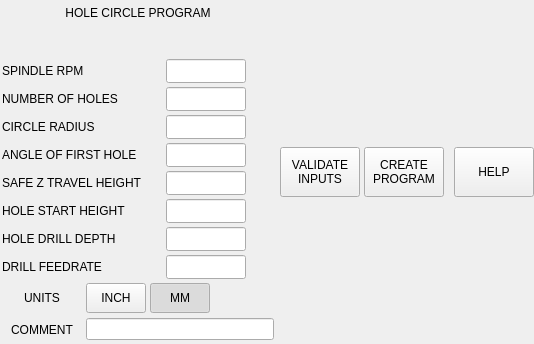
<?xml version="1.0" encoding="UTF-8"?>
<ui version="4.0">
 <class>Form</class>
 <widget class="QWidget" name="Form">
  <property name="geometry">
   <rect>
    <x>0</x>
    <y>0</y>
    <width>534</width>
    <height>344</height>
   </rect>
  </property>
  <property name="windowTitle">
   <string>Form</string>
  </property>
  <layout class="QHBoxLayout" name="horizontalLayout_5">
   <property name="spacing">
    <number>4</number>
   </property>
   <property name="leftMargin">
    <number>0</number>
   </property>
   <property name="topMargin">
    <number>0</number>
   </property>
   <property name="rightMargin">
    <number>0</number>
   </property>
   <property name="bottomMargin">
    <number>0</number>
   </property>
   <item>
    <widget class="QFrame" name="frame_hole_circle">
     <property name="maximumSize">
      <size>
       <width>16777215</width>
       <height>16777215</height>
      </size>
     </property>
     <property name="frameShape">
      <enum>QFrame::NoFrame</enum>
     </property>
     <property name="frameShadow">
      <enum>QFrame::Plain</enum>
     </property>
     <layout class="QHBoxLayout" name="horizontalLayout">
      <property name="spacing">
       <number>4</number>
      </property>
      <property name="leftMargin">
       <number>0</number>
      </property>
      <property name="topMargin">
       <number>0</number>
      </property>
      <property name="rightMargin">
       <number>0</number>
      </property>
      <property name="bottomMargin">
       <number>0</number>
      </property>
      <item>
       <layout class="QVBoxLayout" name="verticalLayout">
        <property name="spacing">
         <number>4</number>
        </property>
        <property name="leftMargin">
         <number>2</number>
        </property>
        <property name="rightMargin">
         <number>2</number>
        </property>
        <property name="bottomMargin">
         <number>2</number>
        </property>
        <item>
         <widget class="QLabel" name="lbl_header">
          <property name="maximumSize">
           <size>
            <width>16777215</width>
            <height>30</height>
           </size>
          </property>
          <property name="styleSheet">
           <string notr="true">font: 81 11pt &quot;Lato Heavy&quot;;</string>
          </property>
          <property name="text">
           <string>HOLE CIRCLE PROGRAM</string>
          </property>
          <property name="alignment">
           <set>Qt::AlignCenter</set>
          </property>
          <property name="margin">
           <number>4</number>
          </property>
         </widget>
        </item>
        <item>
         <widget class="QLabel" name="lbl_units_info">
          <property name="maximumSize">
           <size>
            <width>16777215</width>
            <height>30</height>
           </size>
          </property>
          <property name="alignment">
           <set>Qt::AlignRight|Qt::AlignTrailing|Qt::AlignVCenter</set>
          </property>
          <property name="margin">
           <number>4</number>
          </property>
         </widget>
        </item>
        <item>
         <widget class="QWidget" name="widget_spindle" native="true">
          <property name="maximumSize">
           <size>
            <width>16777215</width>
            <height>24</height>
           </size>
          </property>
          <layout class="QHBoxLayout" name="horizontalLayout_12">
           <property name="spacing">
            <number>4</number>
           </property>
           <property name="leftMargin">
            <number>0</number>
           </property>
           <property name="topMargin">
            <number>0</number>
           </property>
           <property name="rightMargin">
            <number>0</number>
           </property>
           <property name="bottomMargin">
            <number>0</number>
           </property>
           <item>
            <widget class="QLabel" name="lbl_spindle">
             <property name="maximumSize">
              <size>
               <width>160</width>
               <height>16777215</height>
              </size>
             </property>
             <property name="text">
              <string>SPINDLE RPM</string>
             </property>
            </widget>
           </item>
           <item>
            <widget class="QLineEdit" name="lineEdit_spindle">
             <property name="sizePolicy">
              <sizepolicy hsizetype="Preferred" vsizetype="Preferred">
               <horstretch>0</horstretch>
               <verstretch>0</verstretch>
              </sizepolicy>
             </property>
             <property name="maximumSize">
              <size>
               <width>80</width>
               <height>16777215</height>
              </size>
             </property>
             <property name="maxLength">
              <number>8</number>
             </property>
             <property name="alignment">
              <set>Qt::AlignCenter</set>
             </property>
            </widget>
           </item>
           <item>
            <widget class="QLabel" name="lbl_spindle_ok">
             <property name="sizePolicy">
              <sizepolicy hsizetype="Fixed" vsizetype="Fixed">
               <horstretch>0</horstretch>
               <verstretch>0</verstretch>
              </sizepolicy>
             </property>
             <property name="minimumSize">
              <size>
               <width>24</width>
               <height>24</height>
              </size>
             </property>
             <property name="maximumSize">
              <size>
               <width>24</width>
               <height>24</height>
              </size>
             </property>
             <property name="text">
              <string/>
             </property>
             <property name="pixmap">
              <pixmap>images/unchecked.png</pixmap>
             </property>
             <property name="scaledContents">
              <bool>true</bool>
             </property>
             <property name="alignment">
              <set>Qt::AlignCenter</set>
             </property>
            </widget>
           </item>
          </layout>
         </widget>
        </item>
        <item>
         <widget class="QWidget" name="widget_num_holes" native="true">
          <property name="maximumSize">
           <size>
            <width>16777215</width>
            <height>24</height>
           </size>
          </property>
          <layout class="QHBoxLayout" name="horizontalLayout_6">
           <property name="spacing">
            <number>4</number>
           </property>
           <property name="leftMargin">
            <number>0</number>
           </property>
           <property name="topMargin">
            <number>0</number>
           </property>
           <property name="rightMargin">
            <number>0</number>
           </property>
           <property name="bottomMargin">
            <number>0</number>
           </property>
           <item>
            <widget class="QLabel" name="lbl_num_holes">
             <property name="minimumSize">
              <size>
               <width>160</width>
               <height>0</height>
              </size>
             </property>
             <property name="maximumSize">
              <size>
               <width>160</width>
               <height>16777215</height>
              </size>
             </property>
             <property name="text">
              <string>NUMBER OF HOLES</string>
             </property>
            </widget>
           </item>
           <item>
            <widget class="QLineEdit" name="lineEdit_num_holes">
             <property name="sizePolicy">
              <sizepolicy hsizetype="Preferred" vsizetype="Preferred">
               <horstretch>0</horstretch>
               <verstretch>0</verstretch>
              </sizepolicy>
             </property>
             <property name="minimumSize">
              <size>
               <width>80</width>
               <height>0</height>
              </size>
             </property>
             <property name="maximumSize">
              <size>
               <width>80</width>
               <height>16777215</height>
              </size>
             </property>
             <property name="maxLength">
              <number>5</number>
             </property>
             <property name="alignment">
              <set>Qt::AlignCenter</set>
             </property>
            </widget>
           </item>
           <item>
            <widget class="QLabel" name="lbl_num_holes_ok">
             <property name="sizePolicy">
              <sizepolicy hsizetype="Fixed" vsizetype="Fixed">
               <horstretch>0</horstretch>
               <verstretch>0</verstretch>
              </sizepolicy>
             </property>
             <property name="minimumSize">
              <size>
               <width>24</width>
               <height>24</height>
              </size>
             </property>
             <property name="maximumSize">
              <size>
               <width>24</width>
               <height>24</height>
              </size>
             </property>
             <property name="text">
              <string/>
             </property>
             <property name="pixmap">
              <pixmap>images/unchecked.png</pixmap>
             </property>
             <property name="scaledContents">
              <bool>true</bool>
             </property>
             <property name="alignment">
              <set>Qt::AlignCenter</set>
             </property>
            </widget>
           </item>
          </layout>
         </widget>
        </item>
        <item>
         <widget class="QWidget" name="widget_radius" native="true">
          <property name="maximumSize">
           <size>
            <width>16777215</width>
            <height>24</height>
           </size>
          </property>
          <layout class="QHBoxLayout" name="horizontalLayout_8">
           <property name="spacing">
            <number>4</number>
           </property>
           <property name="leftMargin">
            <number>0</number>
           </property>
           <property name="topMargin">
            <number>0</number>
           </property>
           <property name="rightMargin">
            <number>0</number>
           </property>
           <property name="bottomMargin">
            <number>0</number>
           </property>
           <item>
            <widget class="QLabel" name="lbl_radius">
             <property name="minimumSize">
              <size>
               <width>160</width>
               <height>0</height>
              </size>
             </property>
             <property name="maximumSize">
              <size>
               <width>160</width>
               <height>16777215</height>
              </size>
             </property>
             <property name="text">
              <string>CIRCLE RADIUS</string>
             </property>
            </widget>
           </item>
           <item>
            <widget class="QLineEdit" name="lineEdit_radius">
             <property name="sizePolicy">
              <sizepolicy hsizetype="Preferred" vsizetype="Preferred">
               <horstretch>0</horstretch>
               <verstretch>0</verstretch>
              </sizepolicy>
             </property>
             <property name="minimumSize">
              <size>
               <width>80</width>
               <height>0</height>
              </size>
             </property>
             <property name="maximumSize">
              <size>
               <width>80</width>
               <height>16777215</height>
              </size>
             </property>
             <property name="maxLength">
              <number>6</number>
             </property>
             <property name="alignment">
              <set>Qt::AlignCenter</set>
             </property>
            </widget>
           </item>
           <item>
            <widget class="QLabel" name="lbl_radius_ok">
             <property name="sizePolicy">
              <sizepolicy hsizetype="Fixed" vsizetype="Fixed">
               <horstretch>0</horstretch>
               <verstretch>0</verstretch>
              </sizepolicy>
             </property>
             <property name="minimumSize">
              <size>
               <width>24</width>
               <height>24</height>
              </size>
             </property>
             <property name="maximumSize">
              <size>
               <width>24</width>
               <height>24</height>
              </size>
             </property>
             <property name="text">
              <string/>
             </property>
             <property name="pixmap">
              <pixmap>images/unchecked.png</pixmap>
             </property>
             <property name="scaledContents">
              <bool>true</bool>
             </property>
             <property name="alignment">
              <set>Qt::AlignCenter</set>
             </property>
            </widget>
           </item>
          </layout>
         </widget>
        </item>
        <item>
         <widget class="QWidget" name="widget_first" native="true">
          <property name="maximumSize">
           <size>
            <width>16777215</width>
            <height>24</height>
           </size>
          </property>
          <layout class="QHBoxLayout" name="horizontalLayout_7">
           <property name="spacing">
            <number>4</number>
           </property>
           <property name="leftMargin">
            <number>0</number>
           </property>
           <property name="topMargin">
            <number>0</number>
           </property>
           <property name="rightMargin">
            <number>0</number>
           </property>
           <property name="bottomMargin">
            <number>0</number>
           </property>
           <item>
            <widget class="QLabel" name="lbl_first">
             <property name="minimumSize">
              <size>
               <width>160</width>
               <height>0</height>
              </size>
             </property>
             <property name="maximumSize">
              <size>
               <width>160</width>
               <height>16777215</height>
              </size>
             </property>
             <property name="toolTip">
              <string>Tool to use for facing</string>
             </property>
             <property name="text">
              <string>ANGLE OF FIRST HOLE</string>
             </property>
            </widget>
           </item>
           <item>
            <widget class="QLineEdit" name="lineEdit_first">
             <property name="sizePolicy">
              <sizepolicy hsizetype="Preferred" vsizetype="Preferred">
               <horstretch>0</horstretch>
               <verstretch>0</verstretch>
              </sizepolicy>
             </property>
             <property name="minimumSize">
              <size>
               <width>80</width>
               <height>0</height>
              </size>
             </property>
             <property name="maximumSize">
              <size>
               <width>80</width>
               <height>16777215</height>
              </size>
             </property>
             <property name="toolTip">
              <string/>
             </property>
             <property name="maxLength">
              <number>6</number>
             </property>
             <property name="alignment">
              <set>Qt::AlignCenter</set>
             </property>
            </widget>
           </item>
           <item>
            <widget class="QLabel" name="lbl_first_ok">
             <property name="sizePolicy">
              <sizepolicy hsizetype="Fixed" vsizetype="Fixed">
               <horstretch>0</horstretch>
               <verstretch>0</verstretch>
              </sizepolicy>
             </property>
             <property name="minimumSize">
              <size>
               <width>24</width>
               <height>24</height>
              </size>
             </property>
             <property name="maximumSize">
              <size>
               <width>24</width>
               <height>24</height>
              </size>
             </property>
             <property name="text">
              <string/>
             </property>
             <property name="pixmap">
              <pixmap>images/unchecked.png</pixmap>
             </property>
             <property name="scaledContents">
              <bool>true</bool>
             </property>
             <property name="alignment">
              <set>Qt::AlignCenter</set>
             </property>
            </widget>
           </item>
          </layout>
         </widget>
        </item>
        <item>
         <widget class="QWidget" name="widget_safe_z" native="true">
          <property name="maximumSize">
           <size>
            <width>16777215</width>
            <height>24</height>
           </size>
          </property>
          <layout class="QHBoxLayout" name="horizontalLayout_2">
           <property name="spacing">
            <number>4</number>
           </property>
           <property name="leftMargin">
            <number>0</number>
           </property>
           <property name="topMargin">
            <number>0</number>
           </property>
           <property name="rightMargin">
            <number>0</number>
           </property>
           <property name="bottomMargin">
            <number>0</number>
           </property>
           <item>
            <widget class="QLabel" name="lbl_safe_z">
             <property name="minimumSize">
              <size>
               <width>160</width>
               <height>0</height>
              </size>
             </property>
             <property name="maximumSize">
              <size>
               <width>160</width>
               <height>16777215</height>
              </size>
             </property>
             <property name="text">
              <string>SAFE Z TRAVEL HEIGHT</string>
             </property>
            </widget>
           </item>
           <item>
            <widget class="QLineEdit" name="lineEdit_safe_z">
             <property name="sizePolicy">
              <sizepolicy hsizetype="Preferred" vsizetype="Preferred">
               <horstretch>0</horstretch>
               <verstretch>0</verstretch>
              </sizepolicy>
             </property>
             <property name="minimumSize">
              <size>
               <width>80</width>
               <height>0</height>
              </size>
             </property>
             <property name="maximumSize">
              <size>
               <width>80</width>
               <height>16777215</height>
              </size>
             </property>
             <property name="maxLength">
              <number>4</number>
             </property>
             <property name="alignment">
              <set>Qt::AlignCenter</set>
             </property>
            </widget>
           </item>
           <item>
            <widget class="QLabel" name="lbl_safe_z_ok">
             <property name="sizePolicy">
              <sizepolicy hsizetype="Fixed" vsizetype="Fixed">
               <horstretch>0</horstretch>
               <verstretch>0</verstretch>
              </sizepolicy>
             </property>
             <property name="minimumSize">
              <size>
               <width>24</width>
               <height>24</height>
              </size>
             </property>
             <property name="maximumSize">
              <size>
               <width>24</width>
               <height>24</height>
              </size>
             </property>
             <property name="text">
              <string/>
             </property>
             <property name="pixmap">
              <pixmap>images/unchecked.png</pixmap>
             </property>
             <property name="scaledContents">
              <bool>true</bool>
             </property>
             <property name="alignment">
              <set>Qt::AlignCenter</set>
             </property>
            </widget>
           </item>
          </layout>
         </widget>
        </item>
        <item>
         <widget class="QWidget" name="widget_start_height" native="true">
          <property name="maximumSize">
           <size>
            <width>16777215</width>
            <height>24</height>
           </size>
          </property>
          <layout class="QHBoxLayout" name="horizontalLayout_3">
           <property name="spacing">
            <number>4</number>
           </property>
           <property name="leftMargin">
            <number>0</number>
           </property>
           <property name="topMargin">
            <number>0</number>
           </property>
           <property name="rightMargin">
            <number>0</number>
           </property>
           <property name="bottomMargin">
            <number>0</number>
           </property>
           <item>
            <widget class="QLabel" name="lbl_start_height">
             <property name="maximumSize">
              <size>
               <width>160</width>
               <height>16777215</height>
              </size>
             </property>
             <property name="text">
              <string>HOLE START HEIGHT</string>
             </property>
            </widget>
           </item>
           <item>
            <widget class="QLineEdit" name="lineEdit_start_height">
             <property name="sizePolicy">
              <sizepolicy hsizetype="Preferred" vsizetype="Preferred">
               <horstretch>0</horstretch>
               <verstretch>0</verstretch>
              </sizepolicy>
             </property>
             <property name="minimumSize">
              <size>
               <width>80</width>
               <height>0</height>
              </size>
             </property>
             <property name="maximumSize">
              <size>
               <width>80</width>
               <height>16777215</height>
              </size>
             </property>
             <property name="alignment">
              <set>Qt::AlignCenter</set>
             </property>
            </widget>
           </item>
           <item>
            <widget class="QLabel" name="lbl_start_height_ok">
             <property name="sizePolicy">
              <sizepolicy hsizetype="Fixed" vsizetype="Fixed">
               <horstretch>0</horstretch>
               <verstretch>0</verstretch>
              </sizepolicy>
             </property>
             <property name="minimumSize">
              <size>
               <width>24</width>
               <height>24</height>
              </size>
             </property>
             <property name="maximumSize">
              <size>
               <width>24</width>
               <height>24</height>
              </size>
             </property>
             <property name="text">
              <string/>
             </property>
             <property name="pixmap">
              <pixmap>images/unchecked.png</pixmap>
             </property>
             <property name="scaledContents">
              <bool>true</bool>
             </property>
             <property name="alignment">
              <set>Qt::AlignCenter</set>
             </property>
            </widget>
           </item>
          </layout>
         </widget>
        </item>
        <item>
         <widget class="QWidget" name="widget_depth" native="true">
          <property name="minimumSize">
           <size>
            <width>0</width>
            <height>0</height>
           </size>
          </property>
          <property name="maximumSize">
           <size>
            <width>16777215</width>
            <height>24</height>
           </size>
          </property>
          <layout class="QHBoxLayout" name="horizontalLayout_4">
           <property name="spacing">
            <number>4</number>
           </property>
           <property name="leftMargin">
            <number>0</number>
           </property>
           <property name="topMargin">
            <number>0</number>
           </property>
           <property name="rightMargin">
            <number>0</number>
           </property>
           <property name="bottomMargin">
            <number>0</number>
           </property>
           <item>
            <widget class="QLabel" name="lbl_depth">
             <property name="minimumSize">
              <size>
               <width>160</width>
               <height>0</height>
              </size>
             </property>
             <property name="maximumSize">
              <size>
               <width>160</width>
               <height>16777215</height>
              </size>
             </property>
             <property name="text">
              <string>HOLE DRILL DEPTH</string>
             </property>
            </widget>
           </item>
           <item>
            <widget class="QLineEdit" name="lineEdit_depth">
             <property name="sizePolicy">
              <sizepolicy hsizetype="Preferred" vsizetype="Preferred">
               <horstretch>0</horstretch>
               <verstretch>0</verstretch>
              </sizepolicy>
             </property>
             <property name="minimumSize">
              <size>
               <width>80</width>
               <height>0</height>
              </size>
             </property>
             <property name="maximumSize">
              <size>
               <width>80</width>
               <height>16777215</height>
              </size>
             </property>
             <property name="alignment">
              <set>Qt::AlignCenter</set>
             </property>
            </widget>
           </item>
           <item>
            <widget class="QLabel" name="lbl_depth_ok">
             <property name="sizePolicy">
              <sizepolicy hsizetype="Fixed" vsizetype="Fixed">
               <horstretch>0</horstretch>
               <verstretch>0</verstretch>
              </sizepolicy>
             </property>
             <property name="minimumSize">
              <size>
               <width>24</width>
               <height>24</height>
              </size>
             </property>
             <property name="maximumSize">
              <size>
               <width>24</width>
               <height>24</height>
              </size>
             </property>
             <property name="text">
              <string/>
             </property>
             <property name="pixmap">
              <pixmap>images/unchecked.png</pixmap>
             </property>
             <property name="scaledContents">
              <bool>true</bool>
             </property>
             <property name="alignment">
              <set>Qt::AlignCenter</set>
             </property>
            </widget>
           </item>
          </layout>
         </widget>
        </item>
        <item>
         <widget class="QWidget" name="widget_drill_feedrate" native="true">
          <property name="maximumSize">
           <size>
            <width>16777215</width>
            <height>24</height>
           </size>
          </property>
          <layout class="QHBoxLayout" name="horizontalLayout_10">
           <property name="spacing">
            <number>4</number>
           </property>
           <property name="leftMargin">
            <number>0</number>
           </property>
           <property name="topMargin">
            <number>0</number>
           </property>
           <property name="rightMargin">
            <number>0</number>
           </property>
           <property name="bottomMargin">
            <number>0</number>
           </property>
           <item>
            <widget class="QLabel" name="lbl_drill_feed">
             <property name="maximumSize">
              <size>
               <width>160</width>
               <height>16777215</height>
              </size>
             </property>
             <property name="text">
              <string>DRILL FEEDRATE</string>
             </property>
            </widget>
           </item>
           <item>
            <widget class="QLineEdit" name="lineEdit_drill_feed">
             <property name="sizePolicy">
              <sizepolicy hsizetype="Preferred" vsizetype="Preferred">
               <horstretch>0</horstretch>
               <verstretch>0</verstretch>
              </sizepolicy>
             </property>
             <property name="maximumSize">
              <size>
               <width>80</width>
               <height>16777215</height>
              </size>
             </property>
             <property name="alignment">
              <set>Qt::AlignCenter</set>
             </property>
            </widget>
           </item>
           <item>
            <widget class="QLabel" name="lbl_drill_feed_ok">
             <property name="sizePolicy">
              <sizepolicy hsizetype="Fixed" vsizetype="Fixed">
               <horstretch>0</horstretch>
               <verstretch>0</verstretch>
              </sizepolicy>
             </property>
             <property name="minimumSize">
              <size>
               <width>24</width>
               <height>24</height>
              </size>
             </property>
             <property name="maximumSize">
              <size>
               <width>24</width>
               <height>24</height>
              </size>
             </property>
             <property name="text">
              <string/>
             </property>
             <property name="pixmap">
              <pixmap>images/unchecked.png</pixmap>
             </property>
             <property name="scaledContents">
              <bool>true</bool>
             </property>
             <property name="alignment">
              <set>Qt::AlignCenter</set>
             </property>
            </widget>
           </item>
          </layout>
         </widget>
        </item>
        <item>
         <widget class="QWidget" name="widget_units" native="true">
          <property name="minimumSize">
           <size>
            <width>0</width>
            <height>30</height>
           </size>
          </property>
          <property name="maximumSize">
           <size>
            <width>16777215</width>
            <height>40</height>
           </size>
          </property>
          <layout class="QHBoxLayout" name="horizontalLayout_9">
           <property name="spacing">
            <number>4</number>
           </property>
           <property name="leftMargin">
            <number>0</number>
           </property>
           <property name="topMargin">
            <number>0</number>
           </property>
           <property name="rightMargin">
            <number>0</number>
           </property>
           <property name="bottomMargin">
            <number>0</number>
           </property>
           <item>
            <widget class="QLabel" name="lbl_units">
             <property name="minimumSize">
              <size>
               <width>80</width>
               <height>0</height>
              </size>
             </property>
             <property name="maximumSize">
              <size>
               <width>80</width>
               <height>16777215</height>
              </size>
             </property>
             <property name="toolTip">
              <string>Select machine units</string>
             </property>
             <property name="text">
              <string>UNITS</string>
             </property>
             <property name="alignment">
              <set>Qt::AlignCenter</set>
             </property>
            </widget>
           </item>
           <item>
            <widget class="QPushButton" name="btn_inch">
             <property name="sizePolicy">
              <sizepolicy hsizetype="Preferred" vsizetype="Preferred">
               <horstretch>0</horstretch>
               <verstretch>0</verstretch>
              </sizepolicy>
             </property>
             <property name="minimumSize">
              <size>
               <width>60</width>
               <height>0</height>
              </size>
             </property>
             <property name="maximumSize">
              <size>
               <width>60</width>
               <height>16777215</height>
              </size>
             </property>
             <property name="text">
              <string>INCH</string>
             </property>
             <property name="checkable">
              <bool>true</bool>
             </property>
             <property name="autoExclusive">
              <bool>true</bool>
             </property>
            </widget>
           </item>
           <item>
            <widget class="QPushButton" name="btn_mm">
             <property name="sizePolicy">
              <sizepolicy hsizetype="Preferred" vsizetype="Preferred">
               <horstretch>0</horstretch>
               <verstretch>0</verstretch>
              </sizepolicy>
             </property>
             <property name="minimumSize">
              <size>
               <width>60</width>
               <height>0</height>
              </size>
             </property>
             <property name="maximumSize">
              <size>
               <width>60</width>
               <height>16777215</height>
              </size>
             </property>
             <property name="text">
              <string>MM</string>
             </property>
             <property name="checkable">
              <bool>true</bool>
             </property>
             <property name="checked">
              <bool>true</bool>
             </property>
             <property name="autoExclusive">
              <bool>true</bool>
             </property>
            </widget>
           </item>
           <item>
            <spacer name="horizontalSpacer_4">
             <property name="orientation">
              <enum>Qt::Horizontal</enum>
             </property>
             <property name="sizeHint" stdset="0">
              <size>
               <width>40</width>
               <height>20</height>
              </size>
             </property>
            </spacer>
           </item>
          </layout>
         </widget>
        </item>
        <item>
         <widget class="QWidget" name="widget_comment" native="true">
          <property name="maximumSize">
           <size>
            <width>16777215</width>
            <height>30</height>
           </size>
          </property>
          <layout class="QHBoxLayout" name="horizontalLayout_11">
           <property name="spacing">
            <number>4</number>
           </property>
           <property name="leftMargin">
            <number>0</number>
           </property>
           <property name="topMargin">
            <number>0</number>
           </property>
           <property name="rightMargin">
            <number>0</number>
           </property>
           <property name="bottomMargin">
            <number>0</number>
           </property>
           <item>
            <widget class="QLabel" name="lbl_comment">
             <property name="minimumSize">
              <size>
               <width>80</width>
               <height>0</height>
              </size>
             </property>
             <property name="maximumSize">
              <size>
               <width>80</width>
               <height>16777215</height>
              </size>
             </property>
             <property name="toolTip">
              <string>Comment for gcode file</string>
             </property>
             <property name="text">
              <string>COMMENT</string>
             </property>
             <property name="alignment">
              <set>Qt::AlignCenter</set>
             </property>
            </widget>
           </item>
           <item>
            <widget class="QLineEdit" name="lineEdit_comment">
             <property name="sizePolicy">
              <sizepolicy hsizetype="Preferred" vsizetype="Fixed">
               <horstretch>0</horstretch>
               <verstretch>0</verstretch>
              </sizepolicy>
             </property>
             <property name="toolTip">
              <string/>
             </property>
            </widget>
           </item>
          </layout>
         </widget>
        </item>
       </layout>
      </item>
      <item>
       <layout class="QVBoxLayout" name="layout_preview">
        <property name="spacing">
         <number>6</number>
        </property>
        <property name="sizeConstraint">
         <enum>QLayout::SetMaximumSize</enum>
        </property>
        <item>
         <widget class="QWidget" name="widget_macro" native="true">
          <property name="maximumSize">
           <size>
            <width>16777215</width>
            <height>60</height>
           </size>
          </property>
          <layout class="QHBoxLayout" name="horizontalLayout_13">
           <property name="spacing">
            <number>4</number>
           </property>
           <property name="leftMargin">
            <number>0</number>
           </property>
           <property name="topMargin">
            <number>0</number>
           </property>
           <property name="rightMargin">
            <number>0</number>
           </property>
           <property name="bottomMargin">
            <number>0</number>
           </property>
           <item>
            <widget class="QPushButton" name="btn_validate">
             <property name="sizePolicy">
              <sizepolicy hsizetype="Fixed" vsizetype="Fixed">
               <horstretch>0</horstretch>
               <verstretch>0</verstretch>
              </sizepolicy>
             </property>
             <property name="minimumSize">
              <size>
               <width>80</width>
               <height>50</height>
              </size>
             </property>
             <property name="maximumSize">
              <size>
               <width>80</width>
               <height>50</height>
              </size>
             </property>
             <property name="toolTip">
              <string>Check if all inputs are valid</string>
             </property>
             <property name="text">
              <string>VALIDATE
INPUTS</string>
             </property>
            </widget>
           </item>
           <item>
            <widget class="QPushButton" name="btn_create">
             <property name="sizePolicy">
              <sizepolicy hsizetype="Fixed" vsizetype="Fixed">
               <horstretch>0</horstretch>
               <verstretch>0</verstretch>
              </sizepolicy>
             </property>
             <property name="minimumSize">
              <size>
               <width>80</width>
               <height>50</height>
              </size>
             </property>
             <property name="maximumSize">
              <size>
               <width>80</width>
               <height>50</height>
              </size>
             </property>
             <property name="toolTip">
              <string>Create macro and save to file</string>
             </property>
             <property name="text">
              <string>CREATE
PROGRAM</string>
             </property>
            </widget>
           </item>
           <item>
            <spacer name="horizontalSpacer_3">
             <property name="orientation">
              <enum>Qt::Horizontal</enum>
             </property>
             <property name="sizeHint" stdset="0">
              <size>
               <width>40</width>
               <height>20</height>
              </size>
             </property>
            </spacer>
           </item>
           <item alignment="Qt::AlignRight">
            <widget class="QPushButton" name="btn_help">
             <property name="sizePolicy">
              <sizepolicy hsizetype="Fixed" vsizetype="Fixed">
               <horstretch>0</horstretch>
               <verstretch>0</verstretch>
              </sizepolicy>
             </property>
             <property name="minimumSize">
              <size>
               <width>80</width>
               <height>50</height>
              </size>
             </property>
             <property name="maximumSize">
              <size>
               <width>80</width>
               <height>50</height>
              </size>
             </property>
             <property name="toolTip">
              <string>Opens a help dialog box</string>
             </property>
             <property name="text">
              <string>HELP</string>
             </property>
             <property name="checkable">
              <bool>false</bool>
             </property>
            </widget>
           </item>
          </layout>
         </widget>
        </item>
       </layout>
      </item>
     </layout>
    </widget>
   </item>
  </layout>
 </widget>
 <resources/>
 <connections/>
 <slots>
  <slot>validate()</slot>
  <slot>create_program()</slot>
  <slot>units_changed()</slot>
  <slot>raster_changed()</slot>
  <slot>btn_help_clicked()</slot>
 </slots>
</ui>
